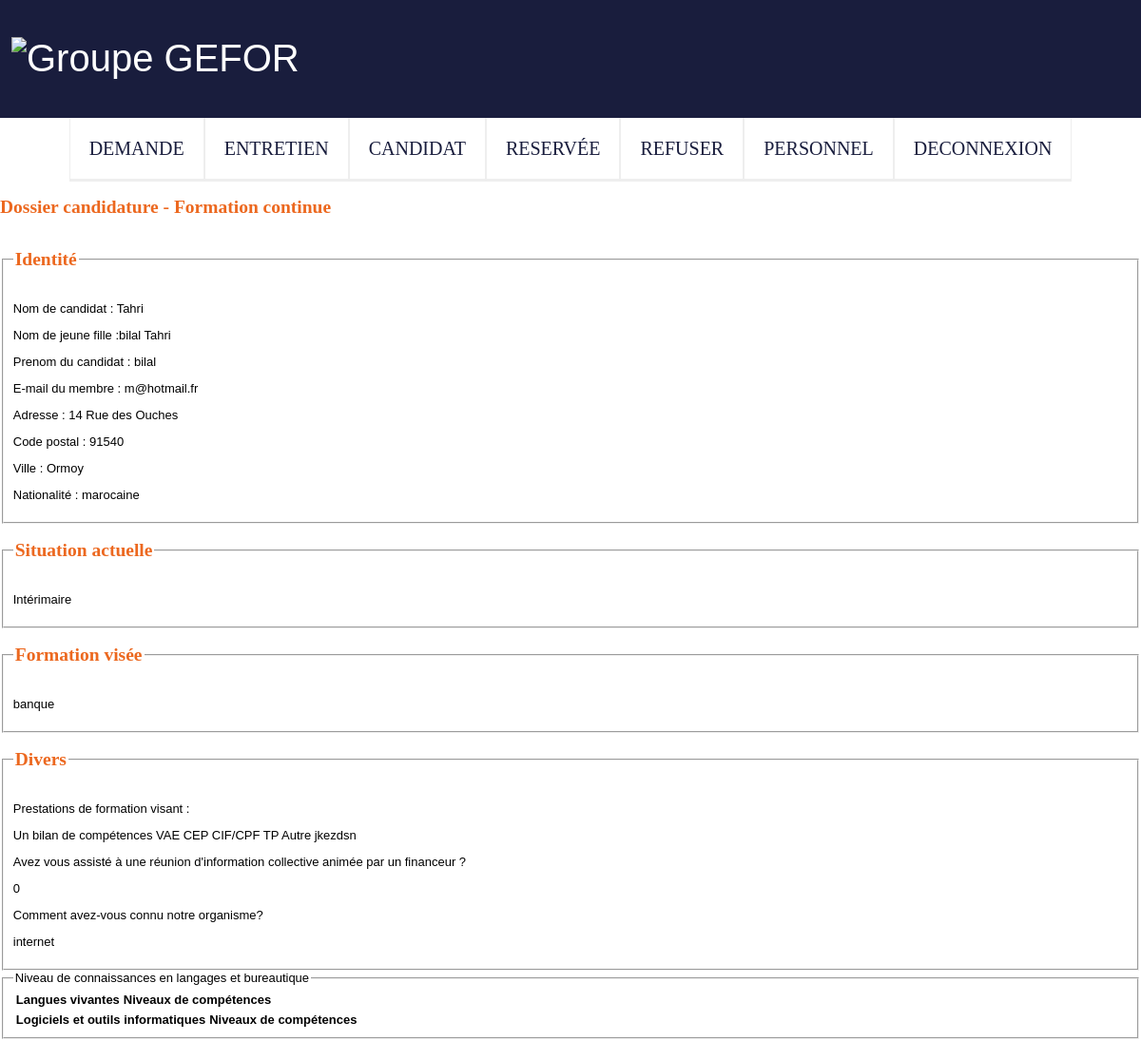
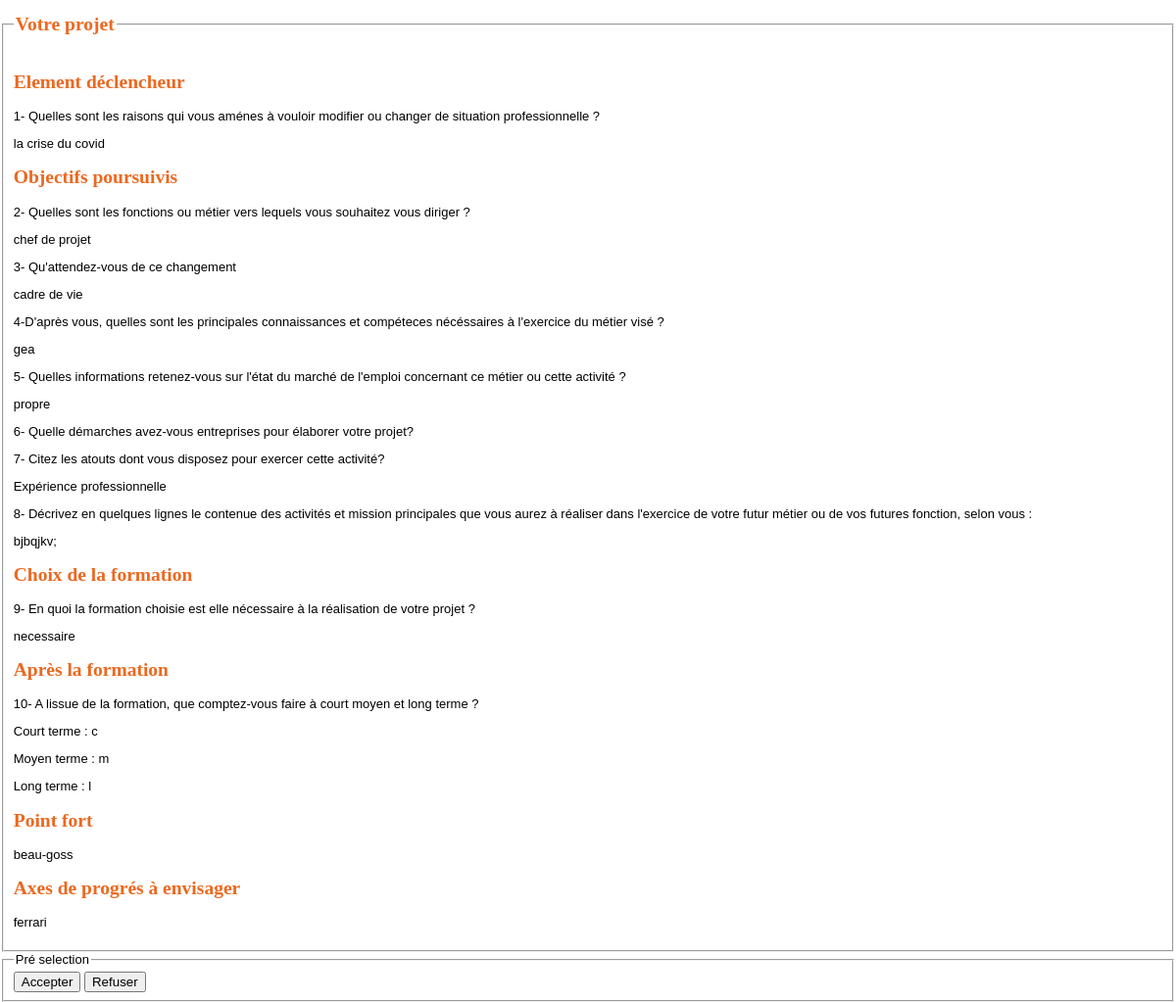
Screenshot of /admin/detail_admin.php?idcandidat=15 with the database file from the repository (2 pictures, top to bottom).
### tables this page shows
CREATE TABLE IF NOT EXISTS `candidat` (
  `idcandidat` int(11) NOT NULL AUTO_INCREMENT,
  `nom_dusage` varchar(45) NOT NULL,
  `nom_jeunefille` varchar(255) DEFAULT NULL,
  `prenom` varchar(45) NOT NULL,
  `date_naissance` date DEFAULT NULL,
  `adresse` varchar(75) DEFAULT NULL,
  `cp` varchar(10) DEFAULT NULL,
  `ville` varchar(45) DEFAULT NULL,
  `email` varchar(45) NOT NULL,
  `tel` varchar(14) DEFAULT NULL,
  `nationalite` varchar(255) DEFAULT NULL,
  `reunion_info` tinyint(1) DEFAULT NULL,
  `elementdeclencheur` text,
  `objectif2` text,
  `objectif3` text,
  `objectif4` text,
  `objectif5` text,
  `objectif7` text,
  `objectif8` text,
  `pk_formation` text,
  `court` text,
  `moyen` text,
  `long_terme` text,
  `points_forts` text,
  `axe_progres` text,
  `charges_familiales` text,
  `soutien_entourage` tinyint(1) DEFAULT NULL,
  `avis_formatrice` text,
  `amenagement_parcours` text,
  `remarque_entretien` text,
  `motivations` varchar(45) DEFAULT NULL,
  `resultat_test` varchar(45) DEFAULT NULL,
  `avis_projet` varchar(45) DEFAULT NULL,
  `decision` varchar(45) DEFAULT NULL,
  `remarque_decision` text,
  `organisme_connu` text,
  `id_situation` int(11) DEFAULT NULL,
  `commentaire_situation` varchar(45) DEFAULT NULL,
  `id_formation` int(11) DEFAULT NULL,
  `id_session` int(11) DEFAULT NULL,
  `mot_de_passe` varchar(255) NOT NULL,
  `id_groupe` int(11) NOT NULL,
  `financeur` varchar(40) DEFAULT NULL,
  `prise_en_charge` tinyint(1) DEFAULT NULL,
  `date_ajout` date DEFAULT NULL,
  `date_modification` date DEFAULT NULL,
  `cursus_formulaire` int(11) DEFAULT NULL,
  PRIMARY KEY (`idcandidat`),
  KEY `idformation` (`id_formation`),
  KEY `idsituation_pro` (`id_situation`),
  KEY `id_session` (`id_session`),
  KEY `id_groupe` (`id_groupe`)
);

CREATE TABLE IF NOT EXISTS `situation_pro` (
  `idsituation_pro` int(11) NOT NULL AUTO_INCREMENT,
  `libelle` varchar(45) DEFAULT NULL,
  `date_ajout` date DEFAULT NULL,
  `date_modification` date DEFAULT NULL,
  PRIMARY KEY (`idsituation_pro`)
);

CREATE TABLE IF NOT EXISTS `formation` (
  `idformation` int(11) NOT NULL AUTO_INCREMENT,
  `libelle` varchar(45) DEFAULT NULL,
  `date_ajout` date DEFAULT NULL,
  `date_modification` date DEFAULT NULL,
  PRIMARY KEY (`idformation`)
);

CREATE TABLE IF NOT EXISTS `effectuer` (
  `id_c` int(11) NOT NULL,
  `id_d` int(11) NOT NULL,
  `commentaire` blob,
  `date_ajout` date DEFAULT NULL,
  `date_modification` date DEFAULT NULL,
  UNIQUE KEY `id_c_2` (`id_c`,`id_d`),
  KEY `id_c` (`id_c`),
  KEY `id_d` (`id_d`)
);

CREATE TABLE IF NOT EXISTS `divers` (
  `iddivers` int(11) NOT NULL AUTO_INCREMENT,
  `libelle` varchar(45) DEFAULT NULL,
  `date_ajout` date DEFAULT NULL,
  `date_modification` date DEFAULT NULL,
  PRIMARY KEY (`iddivers`)
);

### admin/detail_admin.php (the view, shortened to what this page needs)
<?php
require_once('../bdd/connect.php');
require_once("header.php");
require_once("nav_admin.php");
 function securite($data){
    $data=strip_tags($data);
    $data=trim($data);
    $data=htmlspecialchars($data);
    return $data;
    }
if(isset($_GET['idcandidat']) && !empty($_GET['idcandidat'])){
    $id = securite($_GET['idcandidat']);
    $query = $db->prepare("SELECT nom_dusage,nom_jeunefille,prenom,email,adresse,cp,ville,nationalite,
    situation_pro.libelle as situ_pro,formation.libelle as form_pro,organisme_connu,
    candidat.elementdeclencheur, candidat.objectif2,
    candidat.objectif3,candidat.objectif4,candidat.objectif5,candidat.objectif7,
    candidat.objectif8,candidat.pk_formation,candidat.points_forts,
    candidat.axe_progres, court, moyen, long_terme, reunion_info FROM candidat
    INNER JOIN formation
    on candidat.id_formation = formation.idformation
    INNER JOIN situation_pro
    on situation_pro.idsituation_pro = candidat.id_situation
    WHERE candidat.idcandidat = $id
    ");
    $query->execute();
    $resultat = $query->fetch();
}
    $div = $db->prepare("SELECT * FROM effectuer
    INNER JOIN divers
    on divers.iddivers = effectuer.id_d
    WHERE id_c = $id");
    $div->execute();
    $divers = $div->fetchall();
?>
<h2>Dossier candidature - Formation continue</h2>
                <fieldset>
                    <legend><h2>Identité</h2></legend>
                    <p>Nom de candidat : <?= $resultat['nom_dusage']?></p>
                    <p>Nom de jeune fille :<?= $resultat['nom_jeunefille']?></p>
                    <p>Prenom du candidat : <?= $resultat['prenom']?></p>
                    <p>E-mail du membre : <?= $resultat['email']?></p>
                    <p>Adresse : <?= $resultat['adresse']?></p>
                    <p>Code postal : <?= $resultat['cp']?></p>
                    <p>Ville : <?= $resultat['ville']?></p>
                    <p>Nationalité : <?= $resultat['nationalite']?></p>
                </fieldset>
                <fieldset>
                    <legend>
                        <h2>Situation actuelle</h2>
                    </legend>
                    <p> <?= $resultat['situ_pro']?></p>
                </fieldset>
                <fieldset>
                    <legend>
                        <h2>Formation visée</h2>
                    </legend>
                    <p> <?= $resultat['form_pro']?></p>
                </fieldset>
                <fieldset>
                    <legend>
                        <h2>Divers</h2>
                    </legend>
                    <p> Prestations de formation visant : </p>
                    <p> <?php foreach($divers as $diver){?> <?= $diver['libelle'],"  ", $diver['commentaire']?> <?php }?></p>
                    <p>Avez vous assisté à une réunion d'information collective animée par un financeur ?</p>
                     <p><?= $resultat['reunion_info']?>	</p>
                    <p>Comment avez-vous connu notre organisme?</p>
                    <p><?= $resultat['organisme_connu']?></p>
                </fieldset>
                <fieldset>
                    <legend>Niveau de connaissances en langages et bureautique</legend>
                <table>
                            <tbody>
                                <thead>
                                    <th>Langues vivantes</th>
                                    <th>Niveaux de compétences</th>
                                </thead>
                            </tbody>
                        </table>
                        <table>
                            <tbody>
                                <thead>
                                    <th>Logiciels et outils informatiques</th>
                                    <th>Niveaux de compétences</th>
                                </thead>
                            </tbody>
                        </table>
                </fieldset>
    <fieldset>
            <legend>
                <h2>Votre projet</h2>
            </legend>
            <div>
                <h2>Element déclencheur</h2>
                <p>1- Quelles sont les raisons qui vous aménes à vouloir modifier ou changer de situation professionnelle ?</p>
                <p><?= $resultat['elementdeclencheur']?></p>
            </div>
            <div>
                <h2>Objectifs poursuivis</h2>
                <p>2- Quelles sont les fonctions ou métier vers lequels vous souhaitez vous diriger ?</p>
                <p><?= $resultat['objectif2']?></p>
            </div>
            <div>
                <p>3- Qu'attendez-vous de ce changement</p>
                <p><?= $resultat['objectif3']?></p>
            </div>
            <div>
                <p>4-D'après vous, quelles sont les principales connaissances et compéteces nécéssaires à
                    l'exercice du métier visé ?
                </p>
                <p><?= $resultat['objectif4']?></p>
            </div>
            <div>
                <p>5- Quelles informations retenez-vous sur l'état du marché de l'emploi concernant
                    ce métier ou cette activité ? </p>
                    <p><?= $resultat['objectif5']?></p>
            </div>
            <div>
                <p>6- Quelle démarches avez-vous entreprises pour élaborer votre projet?</p>
            </div>
            <div>
                <p>7- Citez les atouts dont vous disposez pour exercer cette activité?</p>
                <p><?= $resultat['objectif7']?></p>
            </div>
            <div>
                <p>8- Décrivez en quelques lignes le contenue des activités et mission principales
                    que vous aurez à réaliser dans l'exercice de votre futur métier ou de vos futures
                    fonction, selon vous :
                </p>
                <p><?= $resultat['objectif8']?></p>
            </div>
            <div>
                <h2>Choix de la formation</h2>
                <p>9- En quoi la formation choisie est elle nécessaire à la réalisation de votre projet ?</p>
                <p><?= $resultat['pk_formation']?></p>
            </div>
            <div>
                <h2> Après la formation </h2>
                <p>10- A lissue de la formation, que comptez-vous faire à court moyen et long terme ?</p>
                <p>Court terme : <?= $resultat['court']?></p>
                <p>Moyen terme : <?= $resultat['moyen']?></p>
                <p>Long terme : <?= $resultat['long_terme']?></p>
            </div>
            <div>
                <h2>Point fort</h2>
                <p><?= $resultat['points_forts']?></p>
                <h2>Axes de progrés à envisager</h2>
                <p><?= $resultat['axe_progres']?></p>
            </div>
    </fieldset>
    <fieldset>
       <legend>Pré selection</legend>
       <a href="sql/sql_pre_selc.php?choix=7&id=<?=$id?>" onclick="return confirm('Confirmation acceptation <?=$resultat['nom_dusage'] ?> <?=$resultat['prenom'] ?>')"><button>Accepter</button></a>
       <a href="sql/sql_pre_selc.php?choix=6&id=<?=$id?>" onclick="return confirm('Confirmation acceptation <?=$resultat['nom_dusage'] ?> <?=$resultat['prenom'] ?>')"><button>Refuser</button></a>
    </fieldset>
</body>
</html>

### style.css (style rules this page uses)
body { font-family: 'Century Gothic', Calibri, sans-serif; font-size: 13px; margin: 0px; padding: 0px; }
h2 { color: #ec681f; font-family: 'Playfair Display',serif; }

### rows the page displays
candidat: nom_dusage "Tahri", nom_jeunefille "bilal Tahri", prenom "bilal", email "m@hotmail.fr", adresse "14 Rue des Ouches", cp "91540", ville "Ormoy", nationalite "marocaine", id_situation.libelle "Intérimaire", id_formation.libelle "banque", reunion_info "0", organisme_connu "internet", elementdeclencheur "la crise du covid", objectif2 "chef de projet", objectif3 "cadre de vie", objectif4 "gea", objectif5 "propre", objectif7 "Expérience professionnelle", objectif8 "bjbqjkv;", pk_formation "necessaire", court "c", moyen "m", long_terme "l", points_forts "beau-goss", axe_progres "ferrari"
effectuer: id_d.libelle "Un bilan de compétences"
effectuer: id_d.libelle "VAE"
effectuer: id_d.libelle "CEP"
effectuer: id_d.libelle "CIF/CPF TP"
effectuer: id_d.libelle "Autre", commentaire "jkezdsn"
